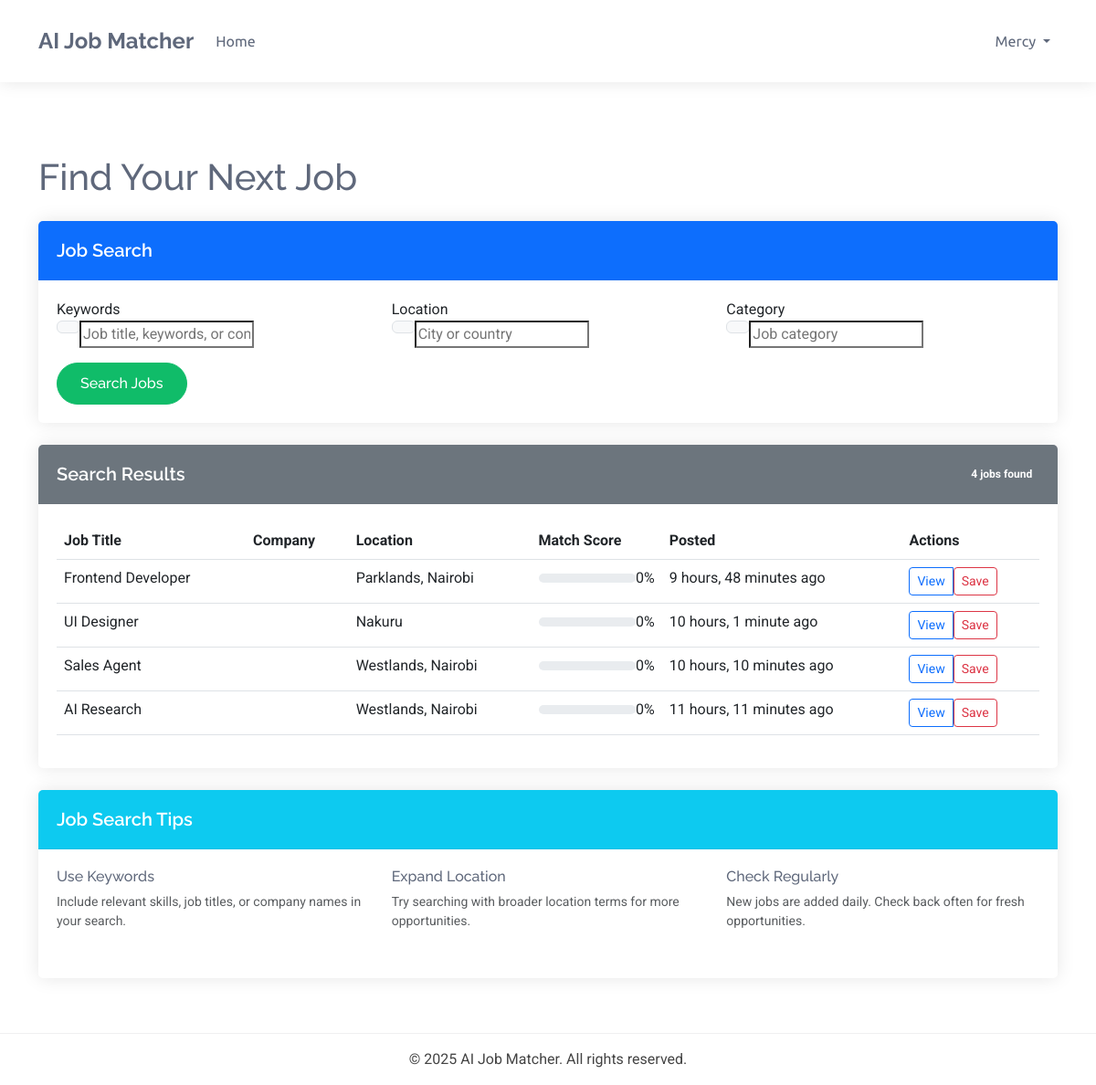
The app's page /candidate/jobs/search/ (signed in) with its own data.
### accounts/models.py (models this page shows, shortened)
class TrackingModel(models.Model):
    created_at = models.DateTimeField(auto_now_add=True)
    updated_at = models.DateTimeField(auto_now=True)
    class Meta:
        abstract = True
        ordering = ["-created_at"]

class User(AbstractBaseUser, TrackingModel):
    username_validator = UnicodeUsernameValidator()
    Role_choices = (
        ("Administrator", "Administrator"),
        ("Recruiter", "Recruiter"),
        ("Candidate", "Candidate")
    )
    Gender_choices = (
        ("Male", "Male"),
        ("Female", "Female"),
        ("Other", "Other")
    )
    username = models.CharField(
        _('username'),
        max_length=150,
        unique=True,
        validators=[username_validator],
        error_messages={
            'unique':_("A user with that username already exists."),
        },
    )
    phoneNumberRegex = RegexValidator(regex=r"^\+?1?\d{8,15}$")
    full_name = models.CharField(_('full name'),max_length=200)
    email = models.EmailField(_('email'), unique=True, error_messages={
        'unique': ('A user with email already exists.'),
    })
    gender = models.CharField(_("gender"), max_length=10, choices=Gender_choices)
    phone = PhoneNumberField(
        _('phone number'), unique=True,validators=[phoneNumberRegex],
        blank=True, null=True, max_length=27)
    country = models.CharField(_("country"), max_length=50,
                              blank=True, null=True)
    city = models.CharField(_("city"), max_length=50,
                              blank=True, null=True)
    role = models.CharField(_('Role'), max_length=17, choices=Role_choices, default="Client")
    is_active = models.BooleanField(_('active'), default=True)
    is_admin = models.BooleanField(_('admin'), default=False)
    is_staff = models.BooleanField(_("staff"), default=False)
    timestamp = models.DateTimeField(_("timestamp"), auto_now_add=True)
    objects = CustomManager()
    USERNAME_FIELD = 'email'
    REQUIRED_FIELDS = ['username',]
    @property
    def staff(self):
        return self.staff
    @property
    def active(self):
        return self.active
    @property
    def admin(self):
        return self.admin

### dashboards/models.py (models this page shows, shortened)
class BaseModel(models.Model):
    created_at = models.DateTimeField(auto_now_add=True)
    updated_at = models.DateTimeField(auto_now=True)
    class Meta:
        abstract = True

class JobPosting(BaseModel):
    STATUS_CHOICES = (
        ('active', 'Active'),
        ('filled', 'Filled'),
        ('expired', 'Expired'),
        ('draft', 'Draft'),
    )
    recruiter = models.ForeignKey(Recruiter, on_delete=models.CASCADE, related_name='job_postings')
    title = models.CharField(_('job title'), max_length=255)
    company_name = models.CharField(_('company name'), max_length=255)
    category = models.CharField(_('job category'), max_length=100)
    description = models.TextField(_('job description'))
    requirements = models.TextField(_('job requirements'))
    responsibilities = models.TextField(_('responsibilities'))
    location = models.CharField(_('location'), max_length=255)
    salary_min = models.DecimalField(_('minimum salary'), max_digits=12, decimal_places=2, null=True, blank=True)
    salary_max = models.DecimalField(_('maximum salary'), max_digits=12, decimal_places=2, null=True, blank=True)
    experience_required = models.PositiveIntegerField(_('experience required (years)'), default=0)
    education_level = models.CharField(_('education level'), max_length=100)
    employment_type = models.CharField(_('employment type'), max_length=50)
    status = models.CharField(_('status'), max_length=20, choices=STATUS_CHOICES, default='active')
    expiry_date = models.DateField(_('expiry date'), default=timezone.now)
    skills_required = models.TextField(_('skills required'))
    embedding_vector = models.BinaryField(_('job embedding vector'), null=True, blank=True)
    class Meta:
        ordering = ['-created_at']
        verbose_name = _('Job Posting')
        verbose_name_plural = _('Job Postings')

### candidate/views.py (the view, shortened to what this page needs)
# urls.py: path('jobs/search/', views.job_search, name='job_search'),
@login_required
@user_passes_test(is_candidate)
def job_search(request):
    try:
        candidate = request.user.candidate
    except Candidate.DoesNotExist:
        messages.error(request, "Candidate profile not found")
        return redirect('accounts:profile')
    form = JobSearchForm(request.GET or None)
    jobs = JobPosting.objects.filter(status='active')
    jobs = jobs.order_by('-created_at')
    try:
        resume = Resume.objects.get(candidate=candidate)
        has_resume = True
        if resume.embedding_vector:
            jobs_with_scores = []
            for job in jobs:
                match_score = 0
                if job.embedding_vector:
                    from dashboards.ai_utils import calculate_match_score
                    match_score = calculate_match_score(job.embedding_vector, resume.embedding_vector)
                jobs_with_scores.append((job, round(match_score, 1)))
            if not any(form.cleaned_data.values()):
                jobs_with_scores.sort(key=lambda x: x[1], reverse=True)
        else:
            jobs_with_scores = [(job, 0) for job in jobs]
    except Resume.DoesNotExist:
        has_resume = False
        jobs_with_scores = [(job, 0) for job in jobs]
    recent_searches = JobSearchHistory.objects.filter(
        candidate=candidate
    ).order_by('-timestamp')[:5]
    saved_job_ids = SavedJob.objects.filter(candidate=candidate).values_list('job_id', flat=True)
    context = {
        'form': form,
        'jobs_with_scores': jobs_with_scores,
        'has_resume': has_resume,
        'recent_searches': recent_searches,
        'saved_job_ids': list(saved_job_ids),  # Convert QuerySet to list for template comparison
    }
    return render(request, 'candidate/job_search.html', context)

### templates/candidate/job_search.html (shortened to what this page needs)
{% extends 'candidate/base.html' %}
{% load static %}
{% block content %}
<div class="container mt-4">
    <h1 class="mb-4">Find Your Next Job</h1>
    <div class="card mb-4">
        <div class="card-header bg-primary text-white">
            <h5 class="card-title mb-0">Job Search</h5>
        </div>
        <div class="card-body">
            <form method="get" action="{% url 'candidate:job_search' %}">
                <div class="row">
                    <div class="col-md-4 mb-3">
                        <label for="{{ form.query.id_for_label }}">Keywords</label>
                        <div class="input-group">
                            <div class="input-group-prepend">
                                <span class="input-group-text"></span>
                            </div>
                            {{ form.query }}
                        </div>
                    </div>
                    <div class="col-md-4 mb-3">
                        <label for="{{ form.location.id_for_label }}">Location</label>
                        <div class="input-group">
                            <div class="input-group-prepend">
                                <span class="input-group-text"></span>
                            </div>
                            {{ form.location }}
                        </div>
                    </div>
                    <div class="col-md-4 mb-3">
                        <label for="{{ form.category.id_for_label }}">Category</label>
                        <div class="input-group">
                            <div class="input-group-prepend">
                                <span class="input-group-text"></span>
                            </div>
                            {{ form.category }}
                        </div>
                    </div>
                </div>
                <div class="row">
                    <div class="col-md-12 text-right">
                        <button type="submit" class="btn btn-primary">
                             Search Jobs
                        </button>
                    </div>
                </div>
            </form>
        </div>
    </div>
    <div class="card">
        <div class="card-header bg-secondary text-white d-flex justify-content-between align-items-center">
            <h5 class="card-title mb-0">Search Results</h5>
            <span class="badge badge-light">{{ jobs_with_scores|length }} jobs found</span>
        </div>
        <div class="card-body">
            {% if jobs_with_scores %}
                <div class="table-responsive">
                    <table class="table table-hover">
                        <thead class="thead-light">
                            <tr>
                                <th>Job Title</th>
                                <th>Company</th>
                                <th>Location</th>
                                {% if has_resume %}
                                    <th>Match Score</th>
                                {% endif %}
                                <th>Posted</th>
                                <th>Actions</th>
                            </tr>
                        </thead>
                        <tbody>
                            {% for job, match_score in jobs_with_scores %}
                                <tr>
                                    <td>
                                        <a href="{% url 'candidate:job_detail' job.id %}" class="font-weight-bold text-dark">
                                            {{ job.title }}
                                        </a>
                                    </td>
                                    <td>{{ job.company.name }}</td>
                                    <td> {{ job.location }}</td>
                                    {% if has_resume %}
                                        <td>
                                            <div class="d-flex align-items-center">
                                                <div class="progress flex-grow-1" style="height: 10px;">
                                                </div>
                                                <span class="ml-2">{{ match_score }}%</span>
                                            </div>
                                        </td>
                                    {% endif %}
                                    <td>{{ job.created_at|timesince }} ago</td>
                                    <td>
                                        <div class="btn-group">
                                            <a href="{% url 'candidate:job_detail' job.id %}" class="btn btn-sm btn-outline-primary">
                                                 View
                                            </a>
                                            <form method="post" action="{% url 'candidate:toggle_save_job' job.id %}">
                                                {% if job.id in saved_job_ids %}
                                                    <button type="submit" class="btn btn-sm btn-danger">
                                                        <i class="fas fa-heart"></i> Saved
                                                    </button>
                                                {% else %}
                                                    <button type="submit" class="btn btn-sm btn-outline-danger">
                                                         Save
                                                    </button>
                                                {% endif %}
                                            </form>
                                        </div>
                                    </td>
                                </tr>
                            {% endfor %}
                        </tbody>
                    </table>
                </div>
            {% endif %}
        </div>
    </div>
    <div class="card mt-4">
        <div class="card-header bg-info text-white">
            <h5 class="card-title mb-0">Job Search Tips</h5>
        </div>
        <div class="card-body">
            <div class="row">
                <div class="col-md-4 mb-3">
                    <div class="media">
                        <div class="media-body">
                            <h6>Use Keywords</h6>
                            <p class="text-muted small">Include relevant skills, job titles, or company names in your search.</p>
                        </div>
                    </div>
                </div>
                <div class="col-md-4 mb-3">
                    <div class="media">
                        <div class="media-body">
                            <h6>Expand Location</h6>
                            <p class="text-muted small">Try searching with broader location terms for more opportunities.</p>
                        </div>
                    </div>
                </div>
                <div class="col-md-4 mb-3">
                    <div class="media">
                        <div class="media-body">
                            <h6>Check Regularly</h6>
                            <p class="text-muted small">New jobs are added daily. Check back often for fresh opportunities.</p>
                        </div>
                    </div>
                </div>
            </div>
        </div>
    </div>
</div>
{% endblock %}

### templates/candidate/base.html (shortened to what this page needs)
{%load static%}
<!DOCTYPE html>
<html lang="en">
<head>
    <link href="https://cdn.jsdelivr.net/npm/bootstrap@5.3.0-alpha1/dist/css/bootstrap.min.css" rel="stylesheet">
</head>
<body>
    <nav class="navbar navbar-expand-lg">
        <div class="container">
            <a class="navbar-brand" href="/">AI Job Matcher</a>
            <div class="collapse navbar-collapse" id="navbarNav">
                <ul class="navbar-nav me-auto">
                    <li class="nav-item">
                        <a class="nav-link" href="{% url 'accounts:home' %}">Home</a>
                    </li>
                </ul>
                <ul class="navbar-nav">
                    {% if user.is_authenticated %}
                        <li class="nav-item dropdown">
                            <a class="nav-link dropdown-toggle" href="#" id="navbarDropdown" role="button" data-bs-toggle="dropdown" aria-expanded="false">
                                {{ user.username }}
                            </a>
                        </li>
                    {% endif %}
                </ul>
            </div>
        </div>
    </nav>
    <div class="container main-content">
        {% block content %}{% endblock %}
    </div>
    <footer class="text-center py-3">
        <div class="container">
            <p class="mb-0">&copy; {% now "Y" %} AI Job Matcher. All rights reserved.</p>
        </div>
    </footer>
</body>
</html>

### records on screen
User: username "Mercy"
JobPosting: title "Frontend Developer", location "Parklands, Nairobi", match_score "0", created_at "9 hours, 48 minutes", shows "Save"
JobPosting: title "UI Designer", location "Nakuru", match_score "0", created_at "10 hours, 1 minute", shows "Save"
JobPosting: title "Sales Agent", location "Westlands, Nairobi", match_score "0", created_at "10 hours, 10 minutes", shows "Save"
JobPosting: title "AI Research", location "Westlands, Nairobi", match_score "0", created_at "11 hours, 11 minutes", shows "Save"

### other values on screen
{{ jobs_with_scores|length }} "4"
